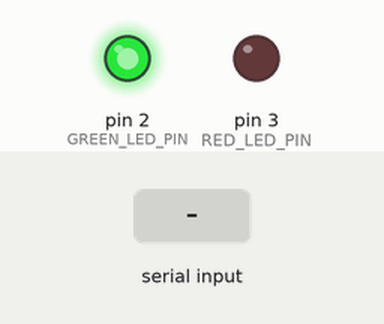
Simulated run of this sketch. Board: Arduino Uno, built with avr-gcc and run on an emulated ATmega328P. Shown: output pins drawn as LEDs (lit = HIGH). The test bench sets the inputs (shaded band). Random numbers use the default seed unless the sketch sets one; what the sketch prints to the serial monitor is not drawn.

Above: at 1.2 s.
1.3 s: "2\n" received over Serial
At 2.7 s:
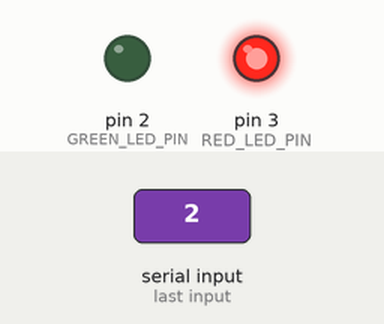
3.0 s: "1\n" received over Serial
At 4.4 s:
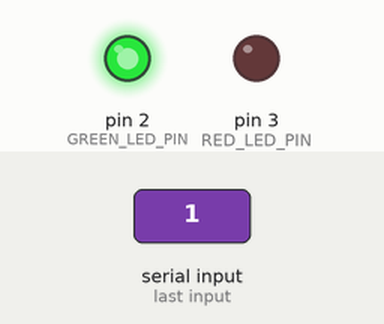
Timing chart, 0 to 6.0 s (numbered marks = the images above; inputs shaded):
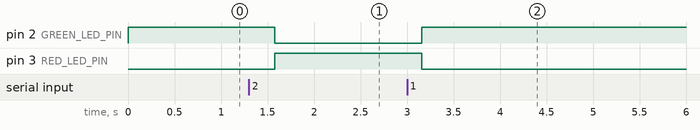

Measured:
- after the input at 1.3 s, pin 2 (GREEN_LED_PIN): HIGH → LOW after 0.28 s; pin 3 (RED_LED_PIN): LOW → HIGH after 0.28 s
- after the input at 3.0 s, pin 2 (GREEN_LED_PIN): LOW → HIGH after 0.16 s; pin 3 (RED_LED_PIN): HIGH → LOW after 0.16 s

The sketch:

Arduino_C-2.ino
```cpp
#include <math.h>

// --- PINS ---
const int GREEN_LED_PIN = 2;
const int RED_LED_PIN = 3;

int dummy_value = 12;

// --- SENSOR IDENTIFICATION ---
// Change these for EACH physical Arduino you program!
int sensor_id = 32;                    // Device 1, Device 2, Device 3...
String ip_src_host = "192.168.137.75"; // Simulate a unique IP for this sensor
String mac_address = "f6:eb:b4:19:b3:8e"; // Simulate a unique MAC

// --- NETWORK CONSTANTS ---
String ip_dst_host = "192.168.137.9"; // SCADA Server (RPi-1)
int tcp_dstport = 502;                // Modbus standard port
int mbtcp_len = 6;                    // Fixed length for standard Modbus query
int tcp_len = 64;                     // Fixed TCP packet size
unsigned int mbtcp_trans_id = 0;

// --- STATE VARIABLES ---
int current_state = 1;

void setup() {
  Serial.begin(115200);

  pinMode(GREEN_LED_PIN, OUTPUT);
  pinMode(RED_LED_PIN, OUTPUT);

  digitalWrite(GREEN_LED_PIN, HIGH);
  digitalWrite(RED_LED_PIN, LOW);

  randomSeed(analogRead(0));
}

void loop() {

  // 1. check incoming serial data
  if (Serial.available() > 0) {
    String command = Serial.readStringUntil('\n');
    command.trim();

    if (command == "1") {
      digitalWrite(GREEN_LED_PIN, HIGH);
      digitalWrite(RED_LED_PIN, LOW);
      current_state = 1;
    } else if (command == "2") {
      digitalWrite(GREEN_LED_PIN, LOW);
      digitalWrite(RED_LED_PIN, HIGH);
      current_state = 2;
    }
  }

  // 2. Generate randomized network properties (that normally vary)
  int tcp_srcport = random(50000, 60000);
  mbtcp_trans_id++;

  // 3. Construct JSON payload
  String payload = "{";
  payload += "\"mac\":\"" + mac_address + "\",";
  payload += "\"ip.src_host\":\"" + ip_src_host + "\",";
  payload += "\"ip.dst_host\":\"" + ip_dst_host + "\",";
  payload += "\"tcp.srcport\":" + String(tcp_srcport) + ",";
  payload += "\"tcp.dstport\":" + String(tcp_dstport) + ",";
  payload += "\"tcp.len\":" + String(tcp_len) + ",";
  payload += "\"mbtcp.trans_id\":" + String(mbtcp_trans_id) + ",";
  payload += "\"sensor_id\":" + String(sensor_id) + ",";
  payload += "\"mbtcp.len\":" + String(mbtcp_len) + ",";
  payload += "\"current_state\":" + String(current_state) + ",";
  payload += "\"dummy_value\":" + String(dummy_value);
  payload += "}";

  // Send the data over USB/Serial
  Serial.println(payload);

  delay(300); // 100ms update rate
}
```
